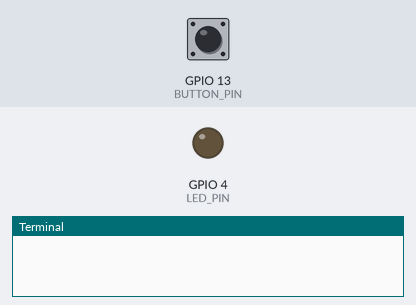
A program run on a simulated Raspberry Pi (BCM pin numbers). Shown: output pins drawn as LEDs (lit = HIGH), the last lines printed to the terminal. The inputs (shaded band) are chosen by the test bench; at power-on: GPIO 13 (BUTTON_PIN) LOW.

Above: at 1.2 s.
1.3 s: GPIO 13 (BUTTON_PIN) pulled HIGH for 0.15 s
At 2.5 s:
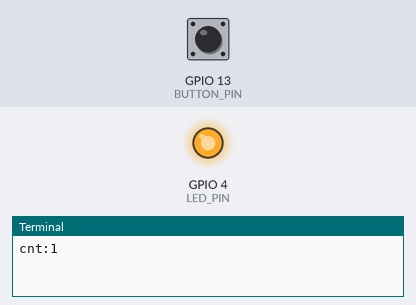
Timing chart, 0 to 4.3 s (numbered marks = the images above; inputs shaded):
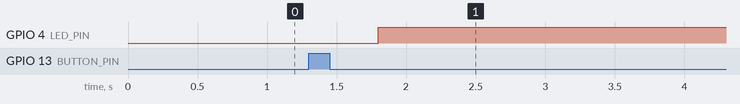

Measured:
- after the input at 1.3 s, GPIO 4 (LED_PIN): LOW → HIGH after 0.50 s

The program:

sample_05_button.py
```python
#!/usr/bin/env python
# -*- coding: utf-8 -*-
import time
import wiringpi

# 定数宣言
LED_PIN = 4  # LEDのGPIO番号
BUTTON_PIN = 13  # スイッチのGPIO番号
BUTTON_DELAY = 0.5  # チャタリング防止用の遅延時間
INTERVAL = 0.1  # スイッチチェック間隔


def get_button_value(pin):
    """指定したpinのスイッチ入力状態を取得"""
    v = wiringpi.digitalRead(pin)
    if v == wiringpi.HIGH:
        # チャタリング防止のため次回の入力チェックを遅らせる
        time.sleep(BUTTON_DELAY)
    return v


def main():
    """メイン処理"""
    wiringpi.wiringPiSetupGpio()  # wiringpiの初期化
    wiringpi.pinMode(LED_PIN, wiringpi.OUTPUT)  # LEDは出力モード
    wiringpi.pinMode(BUTTON_PIN, wiringpi.INPUT)  # スイッチは入力モード
    cnt = 0
    current_led_value = wiringpi.LOW
    try:
        while cnt < 4:
            # cnt が4になるまで繰り返し
            button_value = get_button_value(BUTTON_PIN)
            if button_value == wiringpi.HIGH:
                cnt += 1
                print('cnt:{0}'.format(cnt))
                if current_led_value == wiringpi.HIGH:
                    wiringpi.digitalWrite(LED_PIN, wiringpi.LOW)
                    current_led_value = wiringpi.LOW
                else:
                    wiringpi.digitalWrite(LED_PIN, wiringpi.HIGH)
                    current_led_value = wiringpi.HIGH
            time.sleep(INTERVAL)
    except KeyboardInterrupt:
        print('KeyboardInterrupt')
    wiringpi.digitalWrite(LED_PIN, wiringpi.LOW)


if __name__ == '__main__':
    main()
```
